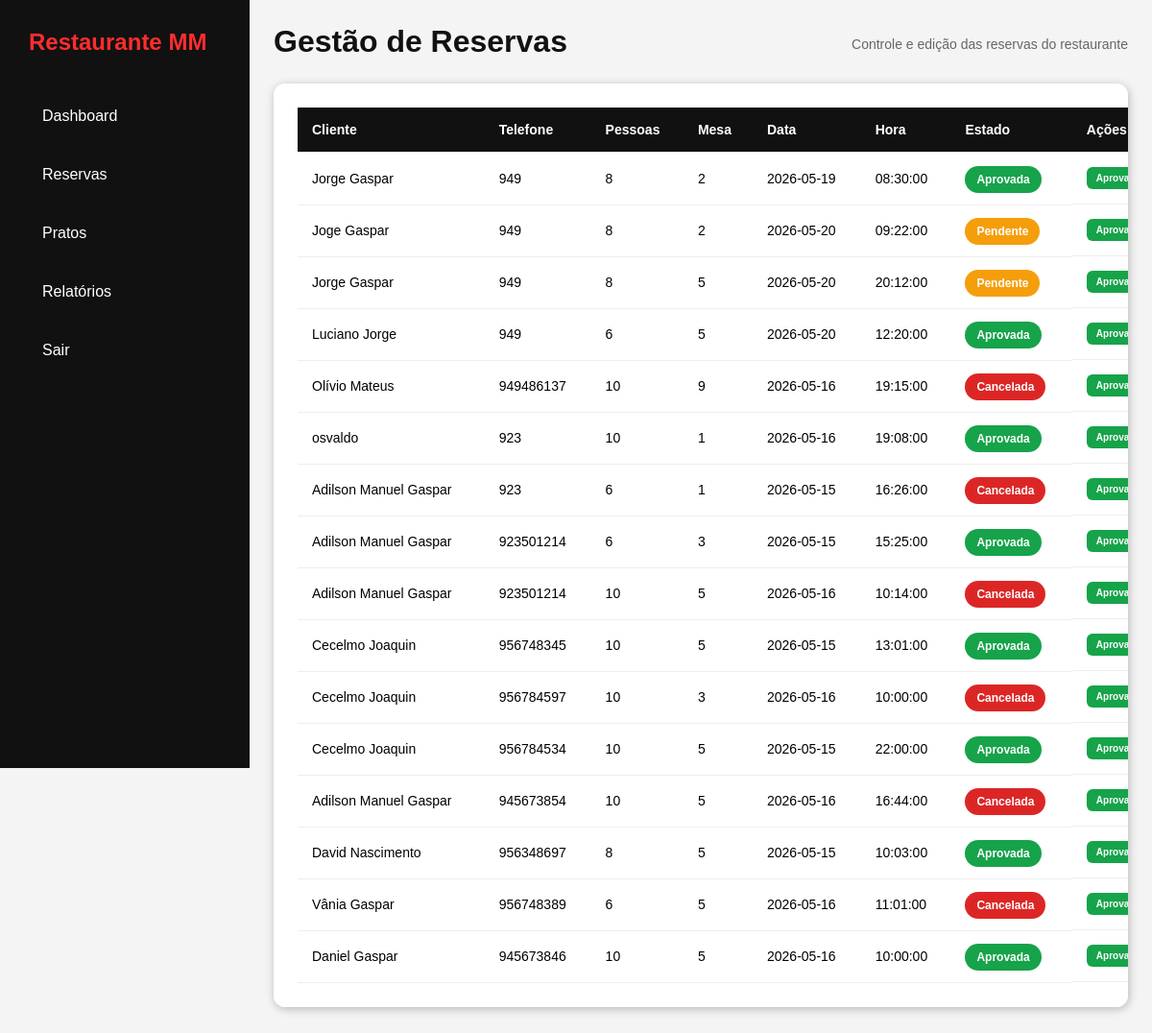
The app's page /admin/dashboard_reserva.php (signed in) with its own data.
### tables this page shows
CREATE TABLE `reservas` (
  `id` int(11) NOT NULL,
  `nome` varchar(255) NOT NULL,
  `email` varchar(255) NOT NULL,
  `telefone` int(12) NOT NULL,
  `num_pessoa` int(10) NOT NULL,
  `data_reserva` date NOT NULL,
  `hora_reserva` time NOT NULL,
  `mesa` varchar(20) NOT NULL,
  `estado` varchar(75) NOT NULL DEFAULT 'Pendente',
  `codigo_reserva` varchar(50) NOT NULL
);

### admin/dashboard_reserva.php (the view, shortened to what this page needs)
<?php
$conn = new mysqli("localhost", "root", "", "restaurante");
$conn->set_charset("utf8mb4");
$reservas = $conn->query("
    SELECT *
    FROM reservas
    ORDER BY id DESC
");
?>
<!DOCTYPE html>
<html lang="pt">
<head>
<link rel="stylesheet" href="dashboard.css">
</head>
<body>
<?php include "sidebar.php"; ?>
<div class="main">
    <div class="topbar">
        <h1>Gestão de Reservas</h1>
        <span class="subtitulo">
            Controle e edição das reservas do restaurante
        </span>
    </div>
    <div class="table-box">
        <table>
            <thead>
                <tr>
                    <th>Cliente</th>
                    <th>Telefone</th>
                    <th>Pessoas</th>
                    <th>Mesa</th>
                    <th>Data</th>
                    <th>Hora</th>
                    <th>Estado</th>
                    <th>Ações</th>
                </tr>
            </thead>
            <tbody>
            <?php while($r = $reservas->fetch_assoc()) { ?>
                <?php
                $classe = "pendente";
                if($r['estado'] == "Aprovada"){
                    $classe = "aprovada";
                }
                if($r['estado'] == "Cancelada"){
                    $classe = "cancelada";
                }
                ?>
                <tr>
                    <td><?= htmlspecialchars($r['nome']) ?></td>
                    <td><?= htmlspecialchars($r['telefone']) ?></td>
                    <td><?= $r['num_pessoa'] ?></td>
                    <td><?= htmlspecialchars($r['mesa']) ?></td>
                    <td><?= $r['data_reserva'] ?></td>
                    <td><?= $r['hora_reserva'] ?></td>
                    <td>
                        <span class="status <?= $classe ?>">
                            <?= $r['estado'] ?>
                        </span>
                    </td>
                    <td class="acoes">
                        <a href="?aprovar=<?= $r['id'] ?>"
                        class="btn aprovar">
                            Aprovar
                        </a>
                    </td>
                </tr>
            <?php } ?>
            </tbody>
        </table>
    </div>
</div>
</body>
</html>

### includes/sidebar.php
<aside class="sidebar">
<h2>Restaurante MM</h2>
<ul>
<li>
<a href="../admin/gerente_dashboard.php">Dashboard</a>
</li>
<li>
<a href="../admin/dashboard_reserva.php">Reservas</a>
</li>
<li>
<a href="../admin/pratos.php">Pratos</a>
</li>
<li>
<a href="../admin/relatorios.php">Relatórios</a>
</li>
<li>
<a href="logout.php">Sair</a>
</li>
</ul>
</aside>

### assets/css/dashboard.css (style rules this page uses)
* { margin:0; padding:0; box-sizing:border-box; }
body { background:#f5f5f5; font-family:Arial, sans-serif; display:flex; }
.sidebar { width:260px; height:100vh; background:#111; position:fixed; left:0; top:0; padding:30px; }
.sidebar h2 { color:#ff2d2d; margin-bottom:40px; }
.sidebar ul { list-style:none; }
.sidebar ul li { margin-bottom:15px; }
.sidebar ul li a { display:block; padding:14px; border-radius:10px; color:white; text-decoration:none; transition:0.3s; }
.main { margin-left:260px; width:calc(100% - 260px); padding:30px; }
.topbar { display:flex; justify-content:space-between; align-items:center; margin-bottom:30px; gap:20px; }
.topbar h1 { color:#111; margin-bottom:5px; }
.subtitulo { color:#666; font-size:14px; }
.table-box { background:white; border-radius:18px; padding:25px; overflow:auto; }
table { width:100%; border-collapse:collapse; }
table thead { background:#111; color:white; }
table th, table td { padding:15px; border-bottom:1px solid #eee; text-align:left; }
.status { padding:8px 12px; border-radius:20px; color:white; font-size:12px; }
.aprovada { background:#16a34a; }
.cancelada { background:#dc2626; }
.pendente { background:#f59e0b; }
.btn { padding:10px 14px; border-radius:8px; color:white; text-decoration:none; font-size:13px; display:inline-block; transition:0.3s; }
.aprovar { background:#16a34a; }
.acoes { display:flex; gap:10px; flex-wrap:wrap; }
body { background:#f4f4f4; font-family:Arial; }
.form-box, .table-box { background:#fff; padding:25px; border-radius:15px; box-shadow:0 5px 20px rgba(0,0,0,0.08); margin-bottom:30px; }
table th { background:#111; color:#fff; padding:15px; text-align:left; }
table td { padding:15px; border-bottom:1px solid #eee; }
.acoes { display:flex; gap:10px; }
.btn { padding:10px 15px; border-radius:8px; text-decoration:none; color:white; font-size:14px; }
.main { padding:25px; }
.topbar { margin-bottom:25px; }
.table-box { width:100%; overflow-x:auto; background:white; border-radius:12px; box-shadow:0 2px 10px rgba(0,0,0,0.08); }
table { width:100%; border-collapse:collapse; min-width:1000px; }
thead { background:#111; color:white; }
th { padding:15px; text-align:left; font-size:14px; }
td { padding:15px; border-bottom:1px solid #eee; font-size:14px; vertical-align:middle; }
.btn { display:inline-block; padding:8px 14px; border-radius:6px; text-decoration:none; font-size:13px; font-weight:bold; color:white; }

### admin/dashboard_reserva.php (style rules this page uses)
.main { padding:25px; }
.topbar { margin-bottom:20px; }
.topbar h1 { color: #111; margin: bottom 5px; }
.subtitulo { color: #666; font-size:14px; }
.table-box { width:100%; overflow-x: auto; background: white; border-radius:12px; box-shadow:1px 2px 10px rgba(0, 0, 0, 0.25); }
table { width:100%; border-collapse:collapse; min-width:1100px; }
thead { background: #111; color: #ffff; }
th { padding:16px; text-align:left; font-size:14px; }
td { padding:14px 16px; border-bottom:1px solid #eee; font-size:14px; }
.status { padding:7px 12px; border-radius:20px; color:white; font-size:12px; font-weight:bold; }
.aprovada { background:#16a34a; }
.cancelada { background:#dc2626; }
.pendente { background:#f59e0b; }
.acoes { display: flex; gap: 4px; flex-wrap: wrap; }
.btn { padding:6px 10px; text-decoration:none; color:white; font-size:10px; font-weight: bold; transition:0.5s; }
.aprovar { background: #16a34a; }

### records on screen
reservas: nome "Jorge Gaspar", telefone "949", num_pessoa "8", mesa "2", data_reserva "2026-05-19", hora_reserva "08:30:00", estado "Aprovada"
reservas: nome "Joge Gaspar", telefone "949", num_pessoa "8", mesa "2", data_reserva "2026-05-20", hora_reserva "09:22:00", estado "Pendente"
reservas: nome "Jorge Gaspar", telefone "949", num_pessoa "8", mesa "5", data_reserva "2026-05-20", hora_reserva "20:12:00", estado "Pendente"
reservas: nome "Luciano Jorge", telefone "949", num_pessoa "6", mesa "5", data_reserva "2026-05-20", hora_reserva "12:20:00", estado "Aprovada"
reservas: nome "Olívio Mateus", telefone "949486137", num_pessoa "10", mesa "9", data_reserva "2026-05-16", hora_reserva "19:15:00", estado "Cancelada"
reservas: nome "osvaldo", telefone "923", num_pessoa "10", mesa "1", data_reserva "2026-05-16", hora_reserva "19:08:00", estado "Aprovada"
reservas: nome "Adilson Manuel Gaspar", telefone "923", num_pessoa "6", mesa "1", data_reserva "2026-05-15", hora_reserva "16:26:00", estado "Cancelada"
reservas: nome "Adilson Manuel Gaspar", telefone "923501214", num_pessoa "6", mesa "3", data_reserva "2026-05-15", hora_reserva "15:25:00", estado "Aprovada"
reservas: nome "Adilson Manuel Gaspar", telefone "923501214", num_pessoa "10", mesa "5", data_reserva "2026-05-16", hora_reserva "10:14:00", estado "Cancelada"
reservas: nome "Cecelmo Joaquin", telefone "956748345", num_pessoa "10", mesa "5", data_reserva "2026-05-15", hora_reserva "13:01:00", estado "Aprovada"
reservas: nome "Cecelmo Joaquin", telefone "956784597", num_pessoa "10", mesa "3", data_reserva "2026-05-16", hora_reserva "10:00:00", estado "Cancelada"
reservas: nome "Cecelmo Joaquin", telefone "956784534", num_pessoa "10", mesa "5", data_reserva "2026-05-15", hora_reserva "22:00:00", estado "Aprovada"
reservas: nome "Adilson Manuel Gaspar", telefone "945673854", num_pessoa "10", mesa "5", data_reserva "2026-05-16", hora_reserva "16:44:00", estado "Cancelada"
reservas: nome "David Nascimento", telefone "956348697", num_pessoa "8", mesa "5", data_reserva "2026-05-15", hora_reserva "10:03:00", estado "Aprovada"
reservas: nome "Vânia Gaspar", telefone "956748389", num_pessoa "6", mesa "5", data_reserva "2026-05-16", hora_reserva "11:01:00", estado "Cancelada"
reservas: nome "Daniel Gaspar", telefone "945673846", num_pessoa "10", mesa "5", data_reserva "2026-05-16", hora_reserva "10:00:00", estado "Aprovada"
